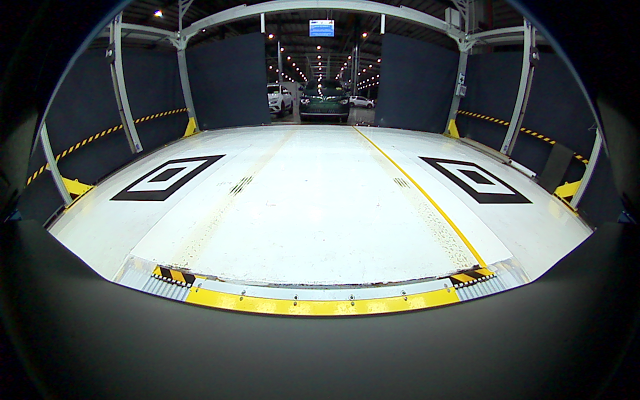
#> input picture calib_high/image2global/calib/img2.png, 1280 x 800 px (shown at 1/2 size)
$ python image2global.py
#> lines starting #> are read from the running program, lines starting #| are printed output that depends on the picture; after the words box and inside, x2 and y2 are one past the last pixel; in counts of white or black regions, pixels touching at a corner belong together
from cmath import pi
import numpy as np
import math
import json
import cv2 as cv

Camera_Pos = 2

#read calib data from file
def ReadCameraData(path):
#> called with path = './calib/cameraData.json'
    my_file         =  open(path, 'r')
#> (reads calib_high/image2global/calib/cameraData.json from the repository)
    exstrinsic_data = json.load(my_file)
    camera_matD     = np.zeros((4,4))
    camera_matK     = np.zeros((4,4))
    camera_matR_    = np.zeros((4,9))
    camera_vecT     = np.zeros((4,3))
    camera_matR     = np.zeros((4,3,3))
    camera_matRinv  = np.zeros((4,3,3))
    for i in range(4):
        camera_matD[i]  = exstrinsic_data['Items'][i]['matrixD']
        camera_matK[i]  = exstrinsic_data['Items'][i]['matrixK']
        camera_matR_[i] = exstrinsic_data['Items'][i]['matrixR']
        camera_vecT[i]  = exstrinsic_data['Items'][i]['vectT']
        camera_matR[i]  = np.reshape(camera_matR_[i], (3, 3))
        camera_matRinv[i] = np.linalg.inv(camera_matR[i])
    return camera_matD, camera_matK, camera_matR, camera_vecT, camera_matRinv

#distort function
def distort(theta, mat_D):
    thetaSq = theta*theta
    cdist = theta * (1.0 + mat_D[0] * thetaSq +
                                mat_D[1] * thetaSq * thetaSq +
                                mat_D[2] * thetaSq * thetaSq * thetaSq +
                                mat_D[3] * thetaSq * thetaSq * thetaSq * thetaSq)
    return cdist

def pixcel2ray(px, py, camPos):
    #pixcel to sensor coordinate
    xd = float(px - matK[camPos][1])/matK[camPos][0]
    yd = float(py - matK[camPos][3])/matK[camPos][2]
    cdist = math.sqrt(xd*xd + yd*yd)
    #theta solver
    y = cdist
    cont = 1
    a = 0.0
    b = 3.14/2
    fa = distort(a, matD[camPos]) - y
    fb = distort(b, matD[camPos]) - y
    while cont > 0:
        x = a - (b-a)*fa/(fb-fa)
        fx = distort(x, matD[camPos]) - y
        if ( abs(fx) < 0.000001):
            cont = 0
        if (fx*fa < 0):
            b = x
        else:
            a = x
    theta = x
    len3D = 1/math.sin(theta)
    xc = xd/cdist
    yc = yd/cdist
    zc = math.sqrt(len3D*len3D - 1)
    #print(xc, yc, zc)

    #change camera position to global coordinate
    x_0 = matR_inv[camPos][0][0]*(-vecT[camPos][0]) + matR_inv[camPos][0][1]*(-vecT[camPos][1]) + matR_inv[camPos][0][2]*(-vecT[camPos][2])
    y_0 = matR_inv[camPos][1][0]*(-vecT[camPos][0]) + matR_inv[camPos][1][1]*(-vecT[camPos][1]) + matR_inv[camPos][1][2]*(-vecT[camPos][2])
    z_0 = matR_inv[camPos][2][0]*(-vecT[camPos][0]) + matR_inv[camPos][2][1]*(-vecT[camPos][1]) + matR_inv[camPos][2][2]*(-vecT[camPos][2])

    #change second point to global coordinate
    x_1 = matR_inv[camPos][0][0]*(xc-vecT[camPos][0]) + matR_inv[camPos][0][1]*(yc-vecT[camPos][1]) + matR_inv[camPos][0][2]*(zc-vecT[camPos][2])
    y_1 = matR_inv[camPos][1][0]*(xc-vecT[camPos][0]) + matR_inv[camPos][1][1]*(yc-vecT[camPos][1]) + matR_inv[camPos][1][2]*(zc-vecT[camPos][2])
    z_1 = matR_inv[camPos][2][0]*(xc-vecT[camPos][0]) + matR_inv[camPos][2][1]*(yc-vecT[camPos][1]) + matR_inv[camPos][2][2]*(zc-vecT[camPos][2])
    #print(x_1,y_1,z_1)
    return x_0, y_0, z_0, x_1, y_1, z_1

def intersectionZ(x_0, y_0, z_0, x_1, y_1, z_1, z_global):
    #find intersection point
    #z_global = 0
    x_global = x_0 + (x_1 - x_0)*(z_global - z_0)/(z_1 - z_0)
    y_global = y_0 + (y_1 - y_0)*(z_global - z_0)/(z_1 - z_0)
    #print(x_global, y_global, z_global)
    return x_global, y_global

def intersectionX(x_0, y_0, z_0, x_1, y_1, z_1, x_global):
    #find intersection point
    #z_global = 0
    z_global = z_0 + (z_1 - z_0)*(x_global - x_0)/(x_1 - x_0)
    y_global = y_0 + (y_1 - y_0)*(x_global - x_0)/(x_1 - x_0)
    #print(x_global, y_global, z_global)
    return y_global, z_global

def intersectionY(x_0, y_0, z_0, x_1, y_1, z_1, y_global):
    #find intersection point
    #z_global = 0
    z_global = z_0 + (z_1 - z_0)*(y_global - y_0)/(y_1 - y_0)
    x_global = x_0 + (x_1 - x_0)*(y_global - y_0)/(y_1 - y_0)
    #print(x_global, y_global, z_global)
    return x_global, z_global

def pixcel2global(px, py, z_global, camPos, verify = True):
    x_0, y_0, z_0, x_1, y_1, z_1 = pixcel2ray(px, py, camPos)
    x_global, y_global = intersectionZ(x_0, y_0, z_0, x_1, y_1, z_1, z_global = z_global)
    if verify:
        #verify
        #global to camera coordinate
        xc = matR[camPos][0][0]*x_global + matR[camPos][0][1]*y_global + matR[camPos][0][2]*z_global + vecT[camPos][0]
        yc = matR[camPos][1][0]*x_global + matR[camPos][1][1]*y_global + matR[camPos][1][2]*z_global + vecT[camPos][1]
        zc = matR[camPos][2][0]*x_global + matR[camPos][2][1]*y_global + matR[camPos][2][2]*z_global + vecT[camPos][2]

        #print(xc, yc, zc)
        len2D = math.sqrt(xc*xc + yc*yc)
        len3D = math.sqrt(xc*xc + yc*yc + zc*zc)
        if len2D > 0:
            theta = math.asin(len2D/len3D)
            thetaSq = theta*theta
            cdist = theta * (1.0 +  matD[camPos][0] * thetaSq +
                                    matD[camPos][1] * thetaSq * thetaSq +
                                    matD[camPos][2] * thetaSq * thetaSq * thetaSq +
                                    matD[camPos][3] * thetaSq * thetaSq * thetaSq * thetaSq)
            xd = xc * cdist/len2D
            yd = yc * cdist/len2D
            vecPoint2D_u = int(matK[camPos][0] * xd + matK[camPos][1])
            vecPoint2D_v = int(matK[camPos][2] * yd + matK[camPos][3])
        #vecPoint2D_u, vecPoint2D_v must be similar with px py
        print(vecPoint2D_u, vecPoint2D_v, vecPoint2D_u-px, vecPoint2D_v - py)
    return (x_global, y_global)

def heigh_estimation_X(px, py, x_global, camPos):
    x_0, y_0, z_0, x_1, y_1, z_1 = pixcel2ray(px, py, camPos)
    y_global, z_global = intersectionX(x_0, y_0, z_0, x_1, y_1, z_1, x_global = x_global)
    return z_global

def heigh_estimation_Y(px, py, y_global, camPos):
    x_0, y_0, z_0, x_1, y_1, z_1 = pixcel2ray(px, py, camPos)
    x_global, z_global = intersectionY(x_0, y_0, z_0, x_1, y_1, z_1, y_global = y_global)
    return z_global

#camera instrinsics & extrinsics
matD, matK, matR, vecT, matR_inv = ReadCameraData('./calib/cameraData.json')

# Read Image
image = cv.imread('./calib/img' + str(Camera_Pos) +'.png')
#> image is the input picture: shape (800, 1280, 3); mean B, G, R 96.3, 98, 91.5
window_name = 'Image'
radius = 2
color = (255, 0, 0)
thickness = 1
font = cv.FONT_HERSHEY_SIMPLEX
fontScale = 0.5

if Camera_Pos == 2:
    #points in images
    image_points = np.array([ [327, 402], [218, 400], [452, 310], [339, 318],[957,407],[1065,405],[836,312],[948,325]])
    (m,n) = image_points.shape
    image_global_points = np.zeros((m, 2))
    for i in range(m):
        image_global_points[i] = pixcel2global(image_points[i][0], image_points[i][1] , z_global = 0.0, camPos = Camera_Pos)

    #show result

    for i in range(m):
        image = cv.circle(image, image_points[i], radius, (0,0,255), 2)
        output = str(round(image_global_points[i][0],2)) + ", " + str(round(image_global_points[i][1],2))
        image = cv.putText(image, output, image_points[i],font, fontScale, color, thickness, cv.LINE_AA)
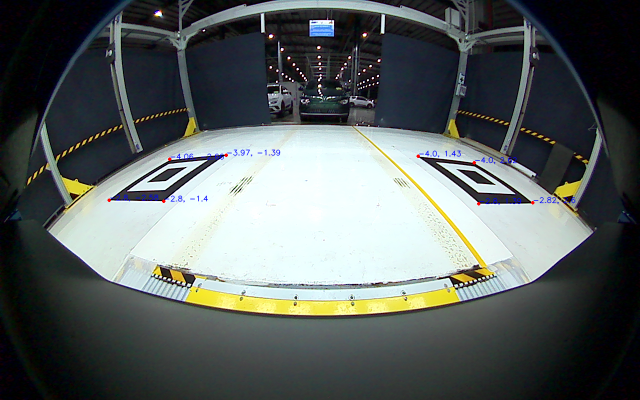
#> image: shape (800, 1280, 3) (shown at 1/2 size); mean B, G, R 96.4, 97.7, 91.3

    #height estimate
    #xe fadil
    test_p = np.array([702, 214])
    test_h = np.array([704, 193])
    test_x, test_y = pixcel2global(test_p[0], test_p[1], z_global = 0.0, camPos = Camera_Pos)
    test_z = heigh_estimation_X(test_h[0], test_h[1], x_global = test_x, camPos = Camera_Pos)
    print(test_z)
    test_z = heigh_estimation_Y(test_h[0], test_h[1], y_global = test_y, camPos = Camera_Pos)
    print(test_z)
    image = cv.circle(image, test_h, radius, (0,0,255), 2)
#> image: shape (800, 1280, 3); under 0.01% of pixels changed, all inside (x1, y1, x2, y2) = (701, 190, 708, 197)
    image = cv.circle(image, test_p, radius, (0,0,255), 2)
#> image: shape (800, 1280, 3); mean B, G, R 96.4, 97.7, 91.3
    output = str(round(test_z,3))
    image = cv.putText(image, output, test_h,font, fontScale, color, thickness, cv.LINE_AA)
#> image: shape (800, 1280, 3); mean B, G, R 96.4, 97.7, 91.3

    #xe e34 trang
    test_p = np.array([572, 230])
    test_h = np.array([560, 169])
    test_x, test_y = pixcel2global(test_p[0], test_p[1], z_global = 0.0, camPos = Camera_Pos)
    test_z = heigh_estimation_X(test_h[0], test_h[1], x_global = test_x, camPos = Camera_Pos)
    print(test_z)
    test_z = heigh_estimation_Y(test_h[0], test_h[1], y_global = test_y, camPos = Camera_Pos)
    print(test_z)
    image = cv.circle(image, test_h, radius, (0,0,255), 2)
#> image: shape (800, 1280, 3); mean B, G, R 96.4, 97.6, 91.3
    image = cv.circle(image, test_p, radius, (0,0,255), 2)
#> image: shape (800, 1280, 3); mean B, G, R 96.4, 97.6, 91.3
    output = str(round(test_z,3))
    image = cv.putText(image, output, test_h,font, fontScale, color, thickness, cv.LINE_AA)
#> image: shape (800, 1280, 3); mean B, G, R 96.4, 97.6, 91.3

    #xe e34 xanh
    test_p = np.array([680, 232])
    test_h = np.array([680, 159])
    test_x, test_y = pixcel2global(test_p[0], test_p[1], z_global = 0.0, camPos = Camera_Pos)
    test_z = heigh_estimation_X(test_h[0], test_h[1], x_global = test_x, camPos = Camera_Pos)
    print(test_z)
    test_z = heigh_estimation_Y(test_h[0], test_h[1], y_global = test_y, camPos = Camera_Pos)
    print(test_z)
    image = cv.circle(image, test_h, radius, (0,0,255), 2)
#> image: shape (800, 1280, 3); mean B, G, R 96.4, 97.6, 91.3
    image = cv.circle(image, test_p, radius, (0,0,255), 2)
#> image: shape (800, 1280, 3); mean B, G, R 96.4, 97.6, 91.3
    output = str(round(test_z,3))
    image = cv.putText(image, output, test_h,font, fontScale, color, thickness, cv.LINE_AA)
#> image: shape (800, 1280, 3); mean B, G, R 96.4, 97.6, 91.3

if Camera_Pos == 0:
    # edge table 1 left
    test_p = np.array([760, 294])
    test_h = np.array([784, 159])
    test_x, test_y = pixcel2global(test_p[0], test_p[1], z_global = 0.0, camPos = Camera_Pos)
    test_z = heigh_estimation_X(test_h[0], test_h[1], x_global = test_x, camPos = Camera_Pos)
    print(test_z)
    #test_z = heigh_estimation_Y(test_h[0], test_h[1], y_global = test_y, camPos = Camera_Pos)
    #print(test_z)
    image = cv.circle(image, test_h, radius, (0,0,255), 2)
    image = cv.circle(image, test_p, radius, (0,0,255), 2)
    output = str(round(test_z,3))
    image = cv.putText(image, output, test_h,font, fontScale, color, thickness, cv.LINE_AA)

    # edge table 1 right
    test_p = np.array([824, 299])
    test_h = np.array([865, 174])
    test_x, test_y = pixcel2global(test_p[0], test_p[1], z_global = 0.0, camPos = Camera_Pos)
    test_z = heigh_estimation_X(test_h[0], test_h[1], x_global = test_x, camPos = Camera_Pos)
    print(test_z)
    #test_z = heigh_estimation_Y(test_h[0], test_h[1], y_global = test_y, camPos = Camera_Pos)
    #print(test_z)
    image = cv.circle(image, test_h, radius, (0,0,255), 2)
    image = cv.circle(image, test_p, radius, (0,0,255), 2)
    output = str(round(test_z,3))
    image = cv.putText(image, output, test_h,font, fontScale, color, thickness, cv.LINE_AA)

    # edge table 2 left
    test_p = np.array([836, 299])
    test_h = np.array([866, 214])
    test_x, test_y = pixcel2global(test_p[0], test_p[1], z_global = 0.0, camPos = Camera_Pos)
    test_z = heigh_estimation_X(test_h[0], test_h[1], x_global = test_x, camPos = Camera_Pos)
    print(test_z)
    #test_z = heigh_estimation_Y(test_h[0], test_h[1], y_global = test_y, camPos = Camera_Pos)
    #print(test_z)
    image = cv.circle(image, test_h, radius, (0,0,255), 2)
    image = cv.circle(image, test_p, radius, (0,0,255), 2)
    output = str(round(test_z,3))
    image = cv.putText(image, output, test_h,font, fontScale, color, thickness, cv.LINE_AA)

    # edge table 2 right
    test_p = np.array([882, 304])
    test_h = np.array([917, 226])
    test_x, test_y = pixcel2global(test_p[0], test_p[1], z_global = 0.0, camPos = Camera_Pos)
    test_z = heigh_estimation_X(test_h[0], test_h[1], x_global = test_x, camPos = Camera_Pos)
    print(test_z)
    #test_z = heigh_estimation_Y(test_h[0], test_h[1], y_global = test_y, camPos = Camera_Pos)
    #print(test_z)
    image = cv.circle(image, test_h, radius, (0,0,255), 2)
    image = cv.circle(image, test_p, radius, (0,0,255), 2)
    output = str(round(test_z,3))
    image = cv.putText(image, output, test_h,font, fontScale, color, thickness, cv.LINE_AA)


if Camera_Pos == 1:
    # edge table left
    test_p = np.array([102, 450])
    test_h = np.array([81, 336])
    test_x, test_y = pixcel2global(test_p[0], test_p[1], z_global = 0.0, camPos = Camera_Pos)
    test_z = heigh_estimation_X(test_h[0], test_h[1], x_global = test_x, camPos = Camera_Pos)
    print(test_z)
    #test_z = heigh_estimation_Y(test_h[0], test_h[1], y_global = test_y, camPos = Camera_Pos)
    #print(test_z)
    image = cv.circle(image, test_h, radius, (0,0,255), 2)
    image = cv.circle(image, test_p, radius, (0,0,255), 2)
    output = str(round(test_z,3))
    image = cv.putText(image, output, test_h,font, fontScale, color, thickness, cv.LINE_AA)


cv.imwrite('test_' + str(Camera_Pos) + '.png',image)
cv.imshow(window_name, image)
cv.waitKey(0)
